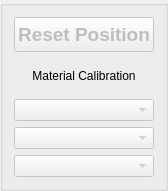
   <widget class="QGroupBox" name="gridGroupBox_2">
    <property name="geometry">
     <rect>
      <x>710</x>
      <y>110</y>
      <width>151</width>
      <height>191</height>
     </rect>
    </property>
    <layout class="QGridLayout" name="gridLayout_4">
     <item row="4" column="0">
      <widget class="QComboBox" name="bayMaterialCalibration2">
       <property name="enabled">
        <bool>false</bool>
       </property>
       <property name="sizePolicy">
        <sizepolicy hsizetype="Maximum" vsizetype="Fixed">
         <horstretch>0</horstretch>
         <verstretch>0</verstretch>
        </sizepolicy>
       </property>
       <property name="minimumSize">
        <size>
         <width>140</width>
         <height>0</height>
        </size>
       </property>
      </widget>
     </item>
     <item row="0" column="0">
      <widget class="QPushButton" name="ResetPosButton">
       <property name="enabled">
        <bool>false</bool>
       </property>
       <property name="sizePolicy">
        <sizepolicy hsizetype="Preferred" vsizetype="Preferred">
         <horstretch>0</horstretch>
         <verstretch>0</verstretch>
        </sizepolicy>
       </property>
       <property name="font">
        <font>
         <pointsize>14</pointsize>
         <weight>75</weight>
         <bold>true</bold>
        </font>
       </property>
       <property name="text">
        <string>Reset Position</string>
       </property>
      </widget>
     </item>
     <item row="1" column="0">
      <widget class="QLabel" name="label_19">
       <property name="text">
        <string>Material Calibration</string>
       </property>
       <property name="alignment">
        <set>Qt::AlignCenter</set>
       </property>
      </widget>
     </item>
     <item row="3" column="0">
      <widget class="QComboBox" name="bayMaterialCalibration1">
       <property name="enabled">
        <bool>false</bool>
       </property>
       <property name="sizePolicy">
        <sizepolicy hsizetype="Maximum" vsizetype="Fixed">
         <horstretch>0</horstretch>
         <verstretch>0</verstretch>
        </sizepolicy>
       </property>
       <property name="minimumSize">
        <size>
         <width>140</width>
         <height>0</height>
        </size>
       </property>
      </widget>
     </item>
     <item row="2" column="0">
      <widget class="QComboBox" name="bayMaterialCalibration0">
       <property name="enabled">
        <bool>false</bool>
       </property>
       <property name="sizePolicy">
        <sizepolicy hsizetype="Maximum" vsizetype="Fixed">
         <horstretch>0</horstretch>
         <verstretch>0</verstretch>
        </sizepolicy>
       </property>
       <property name="minimumSize">
        <size>
         <width>140</width>
         <height>0</height>
        </size>
       </property>
      </widget>
     </item>
    </layout>
   </widget>
